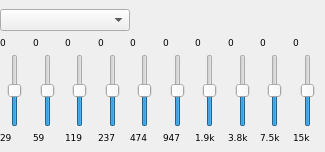
<?xml version="1.0" encoding="UTF-8"?>
<ui version="4.0">
 <class>GUI_Equalizer</class>
 <widget class="QDockWidget" name="GUI_Equalizer">
  <property name="geometry">
   <rect>
    <x>0</x>
    <y>0</y>
    <width>325</width>
    <height>152</height>
   </rect>
  </property>
  <property name="sizePolicy">
   <sizepolicy hsizetype="MinimumExpanding" vsizetype="Minimum">
    <horstretch>0</horstretch>
    <verstretch>0</verstretch>
   </sizepolicy>
  </property>
  <property name="minimumSize">
   <size>
    <width>325</width>
    <height>152</height>
   </size>
  </property>
  <property name="maximumSize">
   <size>
    <width>524287</width>
    <height>152</height>
   </size>
  </property>
  <property name="features">
   <set>QDockWidget::DockWidgetClosable|QDockWidget::DockWidgetVerticalTitleBar</set>
  </property>
  <property name="allowedAreas">
   <set>Qt::AllDockWidgetAreas</set>
  </property>
  <property name="windowTitle">
   <string>Equalizer</string>
  </property>
  <widget class="QWidget" name="dockWidgetContents">
   <property name="sizePolicy">
    <sizepolicy hsizetype="Preferred" vsizetype="Preferred">
     <horstretch>0</horstretch>
     <verstretch>0</verstretch>
    </sizepolicy>
   </property>
   <property name="maximumSize">
    <size>
     <width>16777215</width>
     <height>152</height>
    </size>
   </property>
   <layout class="QGridLayout" name="gridLayout">
    <property name="leftMargin">
     <number>0</number>
    </property>
    <property name="topMargin">
     <number>8</number>
    </property>
    <property name="rightMargin">
     <number>0</number>
    </property>
    <property name="bottomMargin">
     <number>8</number>
    </property>
    <property name="horizontalSpacing">
     <number>0</number>
    </property>
    <property name="verticalSpacing">
     <number>5</number>
    </property>
    <item row="5" column="8">
     <widget class="QLabel" name="label_8">
      <property name="sizePolicy">
       <sizepolicy hsizetype="MinimumExpanding" vsizetype="Preferred">
        <horstretch>0</horstretch>
        <verstretch>0</verstretch>
       </sizepolicy>
      </property>
      <property name="font">
       <font>
        <family>DejaVu Sans</family>
        <pointsize>7</pointsize>
       </font>
      </property>
      <property name="layoutDirection">
       <enum>Qt::LeftToRight</enum>
      </property>
      <property name="text">
       <string>0</string>
      </property>
      <property name="alignment">
       <set>Qt::AlignLeading|Qt::AlignLeft|Qt::AlignVCenter</set>
      </property>
     </widget>
    </item>
    <item row="6" column="3">
     <widget class="QSlider" name="sli_2">
      <property name="sizePolicy">
       <sizepolicy hsizetype="Fixed" vsizetype="Expanding">
        <horstretch>0</horstretch>
        <verstretch>0</verstretch>
       </sizepolicy>
      </property>
      <property name="minimumSize">
       <size>
        <width>30</width>
        <height>65</height>
       </size>
      </property>
      <property name="maximumSize">
       <size>
        <width>30</width>
        <height>5000</height>
       </size>
      </property>
      <property name="minimum">
       <number>-24</number>
      </property>
      <property name="maximum">
       <number>24</number>
      </property>
      <property name="sliderPosition">
       <number>0</number>
      </property>
      <property name="orientation">
       <enum>Qt::Vertical</enum>
      </property>
      <property name="invertedAppearance">
       <bool>false</bool>
      </property>
     </widget>
    </item>
    <item row="6" column="9">
     <widget class="QSlider" name="sli_8">
      <property name="sizePolicy">
       <sizepolicy hsizetype="Fixed" vsizetype="Expanding">
        <horstretch>0</horstretch>
        <verstretch>0</verstretch>
       </sizepolicy>
      </property>
      <property name="minimumSize">
       <size>
        <width>30</width>
        <height>65</height>
       </size>
      </property>
      <property name="maximumSize">
       <size>
        <width>30</width>
        <height>5000</height>
       </size>
      </property>
      <property name="minimum">
       <number>-24</number>
      </property>
      <property name="maximum">
       <number>24</number>
      </property>
      <property name="sliderPosition">
       <number>0</number>
      </property>
      <property name="orientation">
       <enum>Qt::Vertical</enum>
      </property>
      <property name="invertedAppearance">
       <bool>false</bool>
      </property>
     </widget>
    </item>
    <item row="5" column="2">
     <widget class="QLabel" name="label_2">
      <property name="sizePolicy">
       <sizepolicy hsizetype="MinimumExpanding" vsizetype="Preferred">
        <horstretch>0</horstretch>
        <verstretch>0</verstretch>
       </sizepolicy>
      </property>
      <property name="font">
       <font>
        <family>DejaVu Sans</family>
        <pointsize>7</pointsize>
       </font>
      </property>
      <property name="layoutDirection">
       <enum>Qt::LeftToRight</enum>
      </property>
      <property name="text">
       <string>0</string>
      </property>
      <property name="alignment">
       <set>Qt::AlignLeading|Qt::AlignLeft|Qt::AlignVCenter</set>
      </property>
     </widget>
    </item>
    <item row="6" column="6">
     <widget class="QSlider" name="sli_5">
      <property name="sizePolicy">
       <sizepolicy hsizetype="Fixed" vsizetype="Expanding">
        <horstretch>0</horstretch>
        <verstretch>0</verstretch>
       </sizepolicy>
      </property>
      <property name="minimumSize">
       <size>
        <width>30</width>
        <height>65</height>
       </size>
      </property>
      <property name="maximumSize">
       <size>
        <width>30</width>
        <height>5000</height>
       </size>
      </property>
      <property name="minimum">
       <number>-24</number>
      </property>
      <property name="maximum">
       <number>24</number>
      </property>
      <property name="sliderPosition">
       <number>0</number>
      </property>
      <property name="orientation">
       <enum>Qt::Vertical</enum>
      </property>
      <property name="invertedAppearance">
       <bool>false</bool>
      </property>
     </widget>
    </item>
    <item row="5" column="7">
     <widget class="QLabel" name="label_7">
      <property name="sizePolicy">
       <sizepolicy hsizetype="MinimumExpanding" vsizetype="Preferred">
        <horstretch>0</horstretch>
        <verstretch>0</verstretch>
       </sizepolicy>
      </property>
      <property name="font">
       <font>
        <family>DejaVu Sans</family>
        <pointsize>7</pointsize>
       </font>
      </property>
      <property name="layoutDirection">
       <enum>Qt::LeftToRight</enum>
      </property>
      <property name="text">
       <string>0</string>
      </property>
      <property name="alignment">
       <set>Qt::AlignLeading|Qt::AlignLeft|Qt::AlignVCenter</set>
      </property>
     </widget>
    </item>
    <item row="5" column="1">
     <widget class="QLabel" name="label">
      <property name="sizePolicy">
       <sizepolicy hsizetype="MinimumExpanding" vsizetype="Preferred">
        <horstretch>0</horstretch>
        <verstretch>0</verstretch>
       </sizepolicy>
      </property>
      <property name="font">
       <font>
        <family>DejaVu Sans</family>
        <pointsize>7</pointsize>
       </font>
      </property>
      <property name="layoutDirection">
       <enum>Qt::LeftToRight</enum>
      </property>
      <property name="text">
       <string>0</string>
      </property>
      <property name="alignment">
       <set>Qt::AlignLeading|Qt::AlignLeft|Qt::AlignVCenter</set>
      </property>
     </widget>
    </item>
    <item row="5" column="10">
     <widget class="QLabel" name="label_10">
      <property name="sizePolicy">
       <sizepolicy hsizetype="MinimumExpanding" vsizetype="Preferred">
        <horstretch>0</horstretch>
        <verstretch>0</verstretch>
       </sizepolicy>
      </property>
      <property name="font">
       <font>
        <family>DejaVu Sans</family>
        <pointsize>7</pointsize>
       </font>
      </property>
      <property name="layoutDirection">
       <enum>Qt::LeftToRight</enum>
      </property>
      <property name="text">
       <string>0</string>
      </property>
      <property name="alignment">
       <set>Qt::AlignLeading|Qt::AlignLeft|Qt::AlignVCenter</set>
      </property>
     </widget>
    </item>
    <item row="5" column="3">
     <widget class="QLabel" name="label_3">
      <property name="sizePolicy">
       <sizepolicy hsizetype="MinimumExpanding" vsizetype="Preferred">
        <horstretch>0</horstretch>
        <verstretch>0</verstretch>
       </sizepolicy>
      </property>
      <property name="font">
       <font>
        <family>DejaVu Sans</family>
        <pointsize>7</pointsize>
       </font>
      </property>
      <property name="layoutDirection">
       <enum>Qt::LeftToRight</enum>
      </property>
      <property name="text">
       <string>0</string>
      </property>
      <property name="alignment">
       <set>Qt::AlignLeading|Qt::AlignLeft|Qt::AlignVCenter</set>
      </property>
     </widget>
    </item>
    <item row="6" column="7">
     <widget class="QSlider" name="sli_6">
      <property name="sizePolicy">
       <sizepolicy hsizetype="Fixed" vsizetype="Expanding">
        <horstretch>0</horstretch>
        <verstretch>0</verstretch>
       </sizepolicy>
      </property>
      <property name="minimumSize">
       <size>
        <width>30</width>
        <height>65</height>
       </size>
      </property>
      <property name="maximumSize">
       <size>
        <width>30</width>
        <height>5000</height>
       </size>
      </property>
      <property name="minimum">
       <number>-24</number>
      </property>
      <property name="maximum">
       <number>24</number>
      </property>
      <property name="sliderPosition">
       <number>0</number>
      </property>
      <property name="orientation">
       <enum>Qt::Vertical</enum>
      </property>
      <property name="invertedAppearance">
       <bool>false</bool>
      </property>
     </widget>
    </item>
    <item row="5" column="9">
     <widget class="QLabel" name="label_9">
      <property name="sizePolicy">
       <sizepolicy hsizetype="MinimumExpanding" vsizetype="Preferred">
        <horstretch>0</horstretch>
        <verstretch>0</verstretch>
       </sizepolicy>
      </property>
      <property name="font">
       <font>
        <family>DejaVu Sans</family>
        <pointsize>7</pointsize>
       </font>
      </property>
      <property name="layoutDirection">
       <enum>Qt::LeftToRight</enum>
      </property>
      <property name="text">
       <string>0</string>
      </property>
      <property name="alignment">
       <set>Qt::AlignLeading|Qt::AlignLeft|Qt::AlignVCenter</set>
      </property>
     </widget>
    </item>
    <item row="6" column="5">
     <widget class="QSlider" name="sli_4">
      <property name="sizePolicy">
       <sizepolicy hsizetype="Fixed" vsizetype="Expanding">
        <horstretch>0</horstretch>
        <verstretch>0</verstretch>
       </sizepolicy>
      </property>
      <property name="minimumSize">
       <size>
        <width>30</width>
        <height>65</height>
       </size>
      </property>
      <property name="maximumSize">
       <size>
        <width>30</width>
        <height>5000</height>
       </size>
      </property>
      <property name="minimum">
       <number>-24</number>
      </property>
      <property name="maximum">
       <number>24</number>
      </property>
      <property name="sliderPosition">
       <number>0</number>
      </property>
      <property name="orientation">
       <enum>Qt::Vertical</enum>
      </property>
      <property name="invertedAppearance">
       <bool>false</bool>
      </property>
     </widget>
    </item>
    <item row="6" column="2">
     <widget class="QSlider" name="sli_1">
      <property name="sizePolicy">
       <sizepolicy hsizetype="Fixed" vsizetype="Expanding">
        <horstretch>0</horstretch>
        <verstretch>0</verstretch>
       </sizepolicy>
      </property>
      <property name="minimumSize">
       <size>
        <width>30</width>
        <height>65</height>
       </size>
      </property>
      <property name="maximumSize">
       <size>
        <width>30</width>
        <height>5000</height>
       </size>
      </property>
      <property name="minimum">
       <number>-24</number>
      </property>
      <property name="maximum">
       <number>24</number>
      </property>
      <property name="sliderPosition">
       <number>0</number>
      </property>
      <property name="orientation">
       <enum>Qt::Vertical</enum>
      </property>
      <property name="invertedAppearance">
       <bool>false</bool>
      </property>
     </widget>
    </item>
    <item row="5" column="4">
     <widget class="QLabel" name="label_4">
      <property name="sizePolicy">
       <sizepolicy hsizetype="MinimumExpanding" vsizetype="Preferred">
        <horstretch>0</horstretch>
        <verstretch>0</verstretch>
       </sizepolicy>
      </property>
      <property name="font">
       <font>
        <family>DejaVu Sans</family>
        <pointsize>7</pointsize>
       </font>
      </property>
      <property name="layoutDirection">
       <enum>Qt::LeftToRight</enum>
      </property>
      <property name="text">
       <string>0</string>
      </property>
      <property name="alignment">
       <set>Qt::AlignLeading|Qt::AlignLeft|Qt::AlignVCenter</set>
      </property>
     </widget>
    </item>
    <item row="6" column="1">
     <widget class="QSlider" name="sli_0">
      <property name="sizePolicy">
       <sizepolicy hsizetype="Fixed" vsizetype="Expanding">
        <horstretch>0</horstretch>
        <verstretch>0</verstretch>
       </sizepolicy>
      </property>
      <property name="minimumSize">
       <size>
        <width>30</width>
        <height>65</height>
       </size>
      </property>
      <property name="maximumSize">
       <size>
        <width>30</width>
        <height>5000</height>
       </size>
      </property>
      <property name="minimum">
       <number>-24</number>
      </property>
      <property name="maximum">
       <number>24</number>
      </property>
      <property name="sliderPosition">
       <number>0</number>
      </property>
      <property name="orientation">
       <enum>Qt::Vertical</enum>
      </property>
      <property name="invertedAppearance">
       <bool>false</bool>
      </property>
     </widget>
    </item>
    <item row="5" column="5">
     <widget class="QLabel" name="label_5">
      <property name="sizePolicy">
       <sizepolicy hsizetype="MinimumExpanding" vsizetype="Preferred">
        <horstretch>0</horstretch>
        <verstretch>0</verstretch>
       </sizepolicy>
      </property>
      <property name="font">
       <font>
        <family>DejaVu Sans</family>
        <pointsize>7</pointsize>
       </font>
      </property>
      <property name="layoutDirection">
       <enum>Qt::LeftToRight</enum>
      </property>
      <property name="text">
       <string>0</string>
      </property>
      <property name="alignment">
       <set>Qt::AlignLeading|Qt::AlignLeft|Qt::AlignVCenter</set>
      </property>
     </widget>
    </item>
    <item row="6" column="4">
     <widget class="QSlider" name="sli_3">
      <property name="sizePolicy">
       <sizepolicy hsizetype="Fixed" vsizetype="Expanding">
        <horstretch>0</horstretch>
        <verstretch>0</verstretch>
       </sizepolicy>
      </property>
      <property name="minimumSize">
       <size>
        <width>30</width>
        <height>65</height>
       </size>
      </property>
      <property name="maximumSize">
       <size>
        <width>30</width>
        <height>5000</height>
       </size>
      </property>
      <property name="minimum">
       <number>-24</number>
      </property>
      <property name="maximum">
       <number>24</number>
      </property>
      <property name="sliderPosition">
       <number>0</number>
      </property>
      <property name="orientation">
       <enum>Qt::Vertical</enum>
      </property>
      <property name="invertedAppearance">
       <bool>false</bool>
      </property>
     </widget>
    </item>
    <item row="5" column="6">
     <widget class="QLabel" name="label_6">
      <property name="sizePolicy">
       <sizepolicy hsizetype="MinimumExpanding" vsizetype="Preferred">
        <horstretch>0</horstretch>
        <verstretch>0</verstretch>
       </sizepolicy>
      </property>
      <property name="font">
       <font>
        <family>DejaVu Sans</family>
        <pointsize>7</pointsize>
       </font>
      </property>
      <property name="layoutDirection">
       <enum>Qt::LeftToRight</enum>
      </property>
      <property name="text">
       <string>0</string>
      </property>
      <property name="alignment">
       <set>Qt::AlignLeading|Qt::AlignLeft|Qt::AlignVCenter</set>
      </property>
     </widget>
    </item>
    <item row="0" column="1" colspan="10">
     <layout class="QHBoxLayout" name="horizontalLayout">
      <property name="spacing">
       <number>5</number>
      </property>
      <item>
       <widget class="QComboBox" name="combo_presets">
        <property name="minimumSize">
         <size>
          <width>130</width>
          <height>0</height>
         </size>
        </property>
        <property name="maximumSize">
         <size>
          <width>5000</width>
          <height>16777215</height>
         </size>
        </property>
        <property name="focusPolicy">
         <enum>Qt::NoFocus</enum>
        </property>
       </widget>
      </item>
      <item>
       <spacer name="horizontalSpacer">
        <property name="orientation">
         <enum>Qt::Horizontal</enum>
        </property>
        <property name="sizeHint" stdset="0">
         <size>
          <width>40</width>
          <height>20</height>
         </size>
        </property>
       </spacer>
      </item>
      <item>
       <widget class="QPushButton" name="btn_preset">
        <property name="sizePolicy">
         <sizepolicy hsizetype="Fixed" vsizetype="Fixed">
          <horstretch>0</horstretch>
          <verstretch>0</verstretch>
         </sizepolicy>
        </property>
        <property name="minimumSize">
         <size>
          <width>24</width>
          <height>24</height>
         </size>
        </property>
        <property name="maximumSize">
         <size>
          <width>24</width>
          <height>24</height>
         </size>
        </property>
        <property name="focusPolicy">
         <enum>Qt::NoFocus</enum>
        </property>
        <property name="toolTip">
         <string>Save as custom</string>
        </property>
        <property name="text">
         <string notr="true"/>
        </property>
        <property name="iconSize">
         <size>
          <width>18</width>
          <height>18</height>
         </size>
        </property>
        <property name="flat">
         <bool>true</bool>
        </property>
       </widget>
      </item>
     </layout>
    </item>
    <item row="6" column="10">
     <widget class="QSlider" name="sli_9">
      <property name="sizePolicy">
       <sizepolicy hsizetype="Fixed" vsizetype="Expanding">
        <horstretch>0</horstretch>
        <verstretch>5</verstretch>
       </sizepolicy>
      </property>
      <property name="minimumSize">
       <size>
        <width>30</width>
        <height>65</height>
       </size>
      </property>
      <property name="maximumSize">
       <size>
        <width>30</width>
        <height>5000</height>
       </size>
      </property>
      <property name="sizeIncrement">
       <size>
        <width>0</width>
        <height>0</height>
       </size>
      </property>
      <property name="layoutDirection">
       <enum>Qt::LeftToRight</enum>
      </property>
      <property name="minimum">
       <number>-24</number>
      </property>
      <property name="maximum">
       <number>24</number>
      </property>
      <property name="sliderPosition">
       <number>0</number>
      </property>
      <property name="orientation">
       <enum>Qt::Vertical</enum>
      </property>
      <property name="invertedAppearance">
       <bool>false</bool>
      </property>
      <property name="tickPosition">
       <enum>QSlider::NoTicks</enum>
      </property>
     </widget>
    </item>
    <item row="6" column="8">
     <widget class="QSlider" name="sli_7">
      <property name="sizePolicy">
       <sizepolicy hsizetype="Fixed" vsizetype="Expanding">
        <horstretch>0</horstretch>
        <verstretch>0</verstretch>
       </sizepolicy>
      </property>
      <property name="minimumSize">
       <size>
        <width>30</width>
        <height>65</height>
       </size>
      </property>
      <property name="maximumSize">
       <size>
        <width>30</width>
        <height>5000</height>
       </size>
      </property>
      <property name="minimum">
       <number>-24</number>
      </property>
      <property name="maximum">
       <number>24</number>
      </property>
      <property name="sliderPosition">
       <number>0</number>
      </property>
      <property name="orientation">
       <enum>Qt::Vertical</enum>
      </property>
      <property name="invertedAppearance">
       <bool>false</bool>
      </property>
     </widget>
    </item>
    <item row="7" column="1">
     <widget class="QLabel" name="label_11">
      <property name="sizePolicy">
       <sizepolicy hsizetype="MinimumExpanding" vsizetype="Preferred">
        <horstretch>0</horstretch>
        <verstretch>0</verstretch>
       </sizepolicy>
      </property>
      <property name="font">
       <font>
        <family>DejaVu Sans</family>
        <pointsize>7</pointsize>
       </font>
      </property>
      <property name="text">
       <string>29</string>
      </property>
     </widget>
    </item>
    <item row="7" column="2">
     <widget class="QLabel" name="label_12">
      <property name="sizePolicy">
       <sizepolicy hsizetype="MinimumExpanding" vsizetype="Preferred">
        <horstretch>0</horstretch>
        <verstretch>0</verstretch>
       </sizepolicy>
      </property>
      <property name="font">
       <font>
        <family>DejaVu Sans</family>
        <pointsize>7</pointsize>
       </font>
      </property>
      <property name="text">
       <string>59</string>
      </property>
     </widget>
    </item>
    <item row="7" column="3">
     <widget class="QLabel" name="label_13">
      <property name="sizePolicy">
       <sizepolicy hsizetype="MinimumExpanding" vsizetype="Preferred">
        <horstretch>0</horstretch>
        <verstretch>0</verstretch>
       </sizepolicy>
      </property>
      <property name="font">
       <font>
        <family>DejaVu Sans</family>
        <pointsize>7</pointsize>
       </font>
      </property>
      <property name="text">
       <string>119</string>
      </property>
     </widget>
    </item>
    <item row="7" column="4">
     <widget class="QLabel" name="label_14">
      <property name="sizePolicy">
       <sizepolicy hsizetype="MinimumExpanding" vsizetype="Preferred">
        <horstretch>0</horstretch>
        <verstretch>0</verstretch>
       </sizepolicy>
      </property>
      <property name="font">
       <font>
        <family>DejaVu Sans</family>
        <pointsize>7</pointsize>
       </font>
      </property>
      <property name="text">
       <string>237</string>
      </property>
     </widget>
    </item>
    <item row="7" column="5">
     <widget class="QLabel" name="label_15">
      <property name="sizePolicy">
       <sizepolicy hsizetype="MinimumExpanding" vsizetype="Preferred">
        <horstretch>0</horstretch>
        <verstretch>0</verstretch>
       </sizepolicy>
      </property>
      <property name="font">
       <font>
        <family>DejaVu Sans</family>
        <pointsize>7</pointsize>
       </font>
      </property>
      <property name="text">
       <string>474</string>
      </property>
     </widget>
    </item>
    <item row="7" column="6">
     <widget class="QLabel" name="label_16">
      <property name="sizePolicy">
       <sizepolicy hsizetype="MinimumExpanding" vsizetype="Preferred">
        <horstretch>0</horstretch>
        <verstretch>0</verstretch>
       </sizepolicy>
      </property>
      <property name="font">
       <font>
        <family>DejaVu Sans</family>
        <pointsize>7</pointsize>
       </font>
      </property>
      <property name="text">
       <string>947</string>
      </property>
     </widget>
    </item>
    <item row="7" column="7">
     <widget class="QLabel" name="label_17">
      <property name="sizePolicy">
       <sizepolicy hsizetype="MinimumExpanding" vsizetype="Preferred">
        <horstretch>0</horstretch>
        <verstretch>0</verstretch>
       </sizepolicy>
      </property>
      <property name="font">
       <font>
        <family>DejaVu Sans</family>
        <pointsize>7</pointsize>
       </font>
      </property>
      <property name="text">
       <string>1.9k</string>
      </property>
     </widget>
    </item>
    <item row="7" column="8">
     <widget class="QLabel" name="label_18">
      <property name="sizePolicy">
       <sizepolicy hsizetype="MinimumExpanding" vsizetype="Preferred">
        <horstretch>0</horstretch>
        <verstretch>0</verstretch>
       </sizepolicy>
      </property>
      <property name="font">
       <font>
        <family>DejaVu Sans</family>
        <pointsize>7</pointsize>
       </font>
      </property>
      <property name="text">
       <string>3.8k</string>
      </property>
     </widget>
    </item>
    <item row="7" column="9">
     <widget class="QLabel" name="label_19">
      <property name="sizePolicy">
       <sizepolicy hsizetype="MinimumExpanding" vsizetype="Preferred">
        <horstretch>0</horstretch>
        <verstretch>0</verstretch>
       </sizepolicy>
      </property>
      <property name="font">
       <font>
        <family>DejaVu Sans</family>
        <pointsize>7</pointsize>
       </font>
      </property>
      <property name="text">
       <string>7.5k</string>
      </property>
     </widget>
    </item>
    <item row="7" column="10">
     <widget class="QLabel" name="label_20">
      <property name="sizePolicy">
       <sizepolicy hsizetype="MinimumExpanding" vsizetype="Preferred">
        <horstretch>0</horstretch>
        <verstretch>0</verstretch>
       </sizepolicy>
      </property>
      <property name="font">
       <font>
        <family>DejaVu Sans</family>
        <pointsize>7</pointsize>
       </font>
      </property>
      <property name="text">
       <string>15k</string>
      </property>
     </widget>
    </item>
   </layout>
  </widget>
 </widget>
 <resources/>
 <connections/>
</ui>
